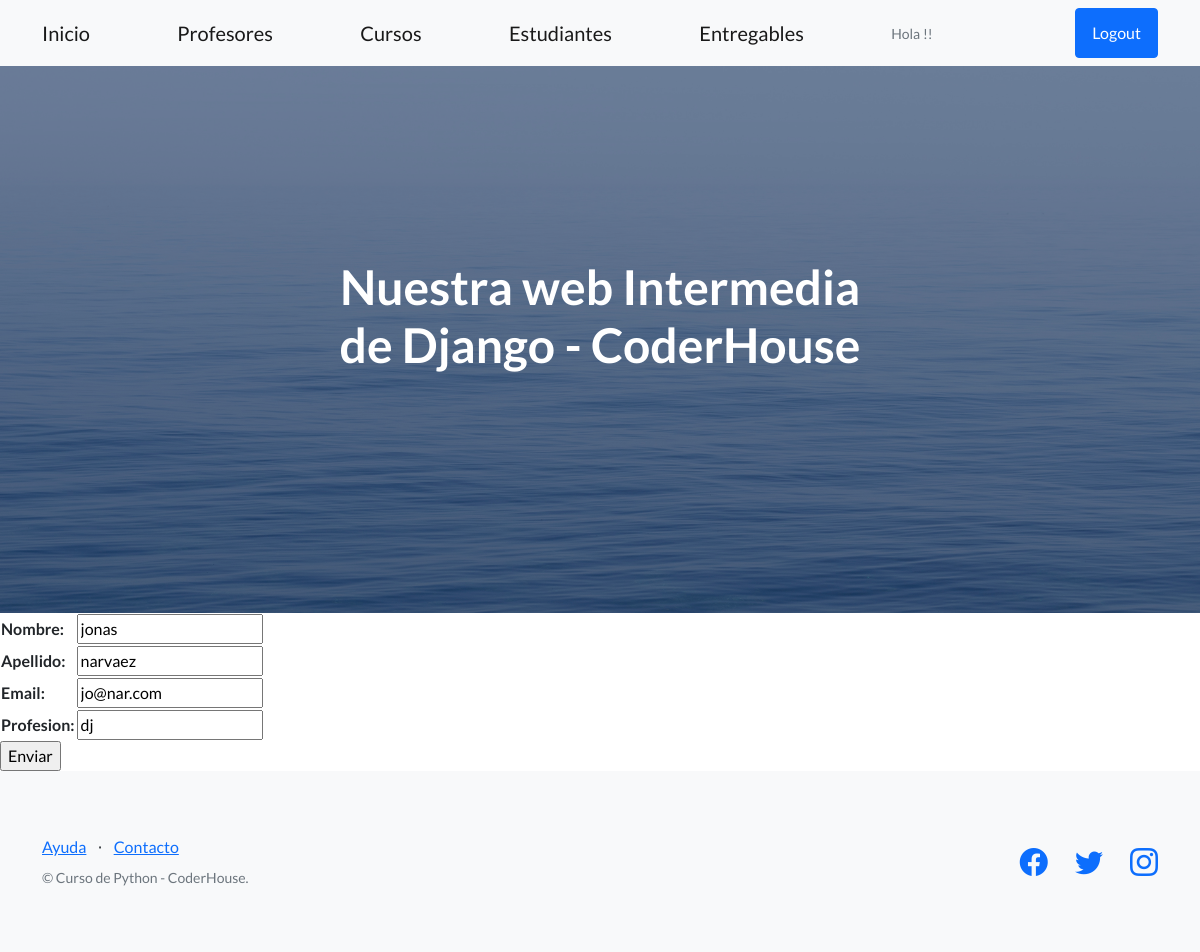
The page /coder/profesores/update/5 (signed in) on the database its author committed.
### AppCoder/models.py (models this page shows, shortened)
class Profesor(Model):
    nombre= CharField(max_length=30)
    apellido= CharField(max_length=30)
    email= EmailField()
    profesion= CharField(max_length=30)

### AppCoder/views.py (the view)
# urls.py: path('profesores/update/<pk>', views.ProfesorUpdateView.as_view(), name='profesor_update'),
class ProfesorUpdateView(UpdateView):
    model = Profesor
    success_url =  reverse_lazy ('profesores')
    fields = ['nombre', 'apellido', 'email','profesion' ]
    template_name = 'AppCoder/profesor_form.html'

### AppCoder/templates/AppCoder/profesor_form.html (shortened to what this page needs)
{% extends 'AppCoder/padre.html' %}
{% block contenidoQueCambia %}
    <form action="" method="POST">
        <table>
            {{ form.as_table }}
        </table>
        <input type="submit" value="Enviar">
    </form>
    {% endblock %}

### rows shown on the page
Profesor: nombre "jonas", apellido "narvaez", email "jo@nar.com", profesion "dj"
